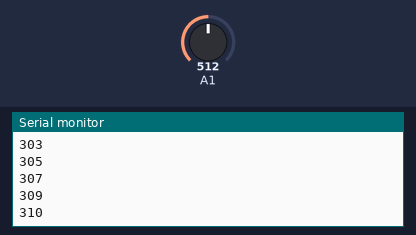
This sketch was run on a simulated Arduino Uno, built with avr-gcc and run on an emulated ATmega328P. Shown: the last lines printed to the serial monitor. The inputs (shaded band) are chosen by the test bench; at power-on: A1 = 512.

Above: at 1.2 s.
1.3 s: A1 set to 122
At 2.1 s:
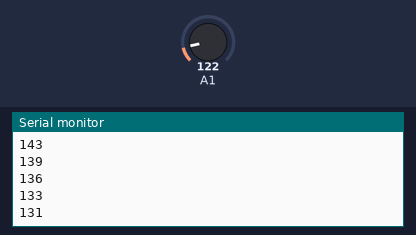
2.8 s: A1 set to 0
At 4.0 s:
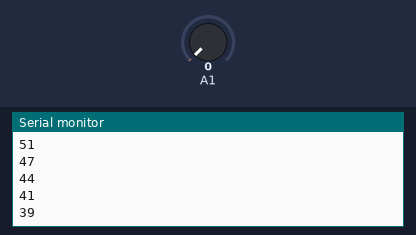
Timing chart, 0 to 5.8 s (numbered marks = the images above; inputs shaded):
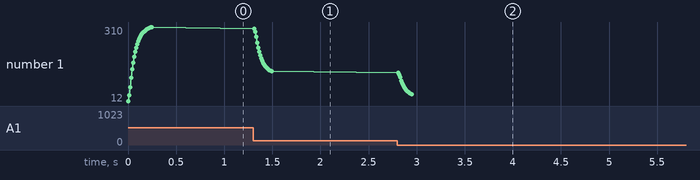

Measured:
- after the input at 1.3 s, the serial monitor: prints a new line at once (image 1)
- after the input at 2.8 s, the serial monitor: prints a new line at once (image 2)
- plotted number 1: 310 → 131 after the input at 1.3 s, 131 → 39 after the input at 2.8 s

The sketch:

ES_Transceiver_06.ino
```cpp
#define SMOOTHSTEP(x) ((x) * (x) * (3 - 2 * (x)))
#define N 4.0

int a, b, al, bl;

void setup(){
  Serial.begin(115200);
}

void loop(){
  //readSimple(23, a, al);
  readAdvanced(23, b, bl, 30, 320);

  delay(10);
}

void readSimple(byte pin, int &val, int &last){
  val = analogRead(pin);
  val = (val > 512) ? 1 : 0;
  if (val != last){
    s(pin,val);
    last = val;
  }
}


void readAdvanced(byte pin, int &val, int &last, int min, int max){
  int temp = analogRead(pin);
  temp = constrain(temp,min,max);
  temp = smooth(temp);


  if (abs(temp - val) > 10){

    for (int i = 0; i < N; i++){
      float v = i / N;
      v = SMOOTHSTEP(v);
      val = (last * v) + (temp * (1 - v));
    }

    //val = lerp(val,temp,0.1);

    Serial.println(val);
    last = val;

  }

}

void s(byte pin, int val){
  Serial.print(pin);
  Serial.print(' ');
  Serial.println(val);
}

float lerp(float a, float b, float x){
 return a + x * (b - a);
}
```

Helpers.ino
```cpp
const int numReadings = 4;

int readings[numReadings] = {0,0,0,0};
int readIndex = 0;
int total = 0;
int average = 0;

int smooth(int val) {

  total = total - readings[readIndex];
  readings[readIndex] = val;
  total = total + readings[readIndex];
  readIndex = readIndex + 1;

  if (readIndex >= numReadings)
    readIndex = 0;

  average = total / numReadings;

  return average;

  delay(1);
}

double mapf(double val, double in_min, double in_max, double out_min, double out_max) {
  return (val - in_min) * (out_max - out_min) / (in_max - in_min) + out_min;
}
```
